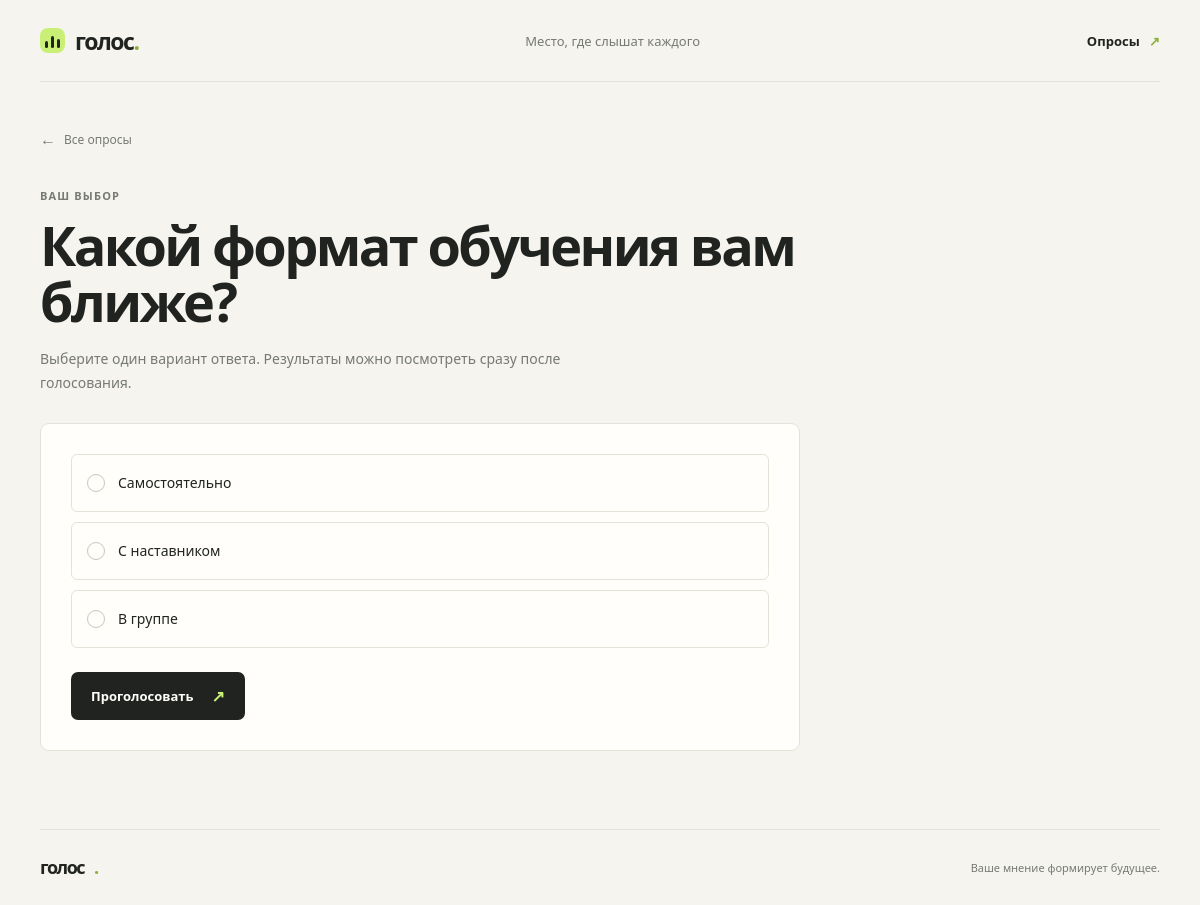
The app's page /polls/2/ with its own data.
### polls/models.py (models this page shows, shortened)
class Question(models.Model):
    question_text = models.CharField(max_length=200)
    pub_date = models.DateTimeField('date published')

class Choice(models.Model):
    question = models.ForeignKey(Question, on_delete=models.CASCADE)
    choice_text = models.CharField(max_length=200)
    votes = models.IntegerField(default=0)

### polls/views.py (the view)
# urls.py: path('<int:pk>/', views.DetailView.as_view(), name='detail'),
class DetailView(generic.DetailView):
    model = Question
    template_name = 'polls/detail.html'

### polls/templates/polls/detail.html (shortened to what this page needs)
{% extends 'polls/base.html' %}
{% block content %}
    <div class="page-intro">
        <a class="back-link" href="{% url 'polls:index' %}"><span aria-hidden="true">←</span> Все опросы</a>
        <p class="eyebrow">Ваш выбор</p>
        <h1 class="page-title">{{ question.question_text }}</h1>
        <p class="page-description">Выберите один вариант ответа. Результаты можно посмотреть сразу после голосования.</p>
    </div>
    <section class="form-panel">
        {% if question.choice_set.all %}
            <form action="{% url 'polls:vote' question.id %}" method="post">
                <fieldset class="choice-list">
                    {% for choice in question.choice_set.all %}
                        <label class="choice-option" for="choice{{ forloop.counter }}">
                            <span class="choice-control" aria-hidden="true"></span>
                            <span>{{ choice.choice_text }}</span>
                        </label>
                    {% endfor %}
                </fieldset>
                <button class="button button-dark" type="submit">Проголосовать <span aria-hidden="true">↗</span></button>
            </form>
        {% else %}
            <p class="empty-inline">Для этого опроса пока не добавлены варианты ответа.</p>
        {% endif %}
    </section>
{% endblock %}

### polls/static/polls/site.css (style rules this page uses)
:root { color-scheme: light; --ink: #20231f; --muted: #767a72; --paper: #f5f4ef; --white: #fffefa; --line: #e3e3da; --green: #c9ef77; --green-dark: #8cae3c; --coral: #e68068; }
* { box-sizing: border-box; }
html { scroll-behavior: smooth; }
body { margin: 0; background: var(--paper); color: var(--ink); font-family: 'Segoe UI', sans-serif; -webkit-font-smoothing: antialiased; }
a { color: inherit; text-decoration: none; }
button, input { font: inherit; }
.eyebrow { display: flex; align-items: center; gap: 8px; margin: 0 0 18px; color: var(--muted); font-size: 11px; font-weight: 700; letter-spacing: 1.15px; text-transform: uppercase; }
h1, h2, h3, p { margin-top: 0; }
.hero h1, .page-title { margin-bottom: 18px; font-family: 'Segoe UI', sans-serif; font-size: clamp(42px, 6.5vw, 72px); font-weight: 600; letter-spacing: -4px; line-height: 1.04; }
.hero-description, .page-description { max-width: 460px; margin-bottom: 28px; color: var(--muted); font-size: 16px; line-height: 1.7; }
.button { min-height: 48px; display: inline-flex; align-items: center; justify-content: center; gap: 18px; padding: 0 20px; border: 0; border-radius: 7px; cursor: pointer; font-size: 13px; font-weight: 700; transition: transform 160ms ease, background 160ms ease; }
.button-dark { background: var(--ink); color: var(--white); }
.button span { color: var(--green); font-size: 16px; }
.page-intro { padding: 46px 0 28px; }
.back-link { display: inline-flex; align-items: center; gap: 8px; margin-bottom: 38px; color: var(--muted); font-size: 12px; }
.back-link span { font-size: 16px; }
.page-intro .eyebrow { margin-bottom: 14px; }
.page-title { max-width: 800px; font-size: clamp(34px, 5vw, 54px); letter-spacing: -2.6px; }
.page-description { max-width: 600px; margin-bottom: 0; font-size: 14px; }
.form-panel { max-width: 760px; margin-bottom: 78px; padding: 30px; border: 1px solid var(--line); border-radius: 9px; background: var(--white); }
.choice-list { display: grid; gap: 10px; margin: 0 0 24px; padding: 0; border: 0; }
.choice-option { min-height: 58px; display: flex; align-items: center; gap: 13px; padding: 13px 15px; border: 1px solid var(--line); border-radius: 6px; cursor: pointer; font-size: 14px; transition: border-color 150ms ease, background 150ms ease; }
.choice-control { width: 18px; height: 18px; flex: 0 0 18px; border: 1px solid #c5c8bd; border-radius: 50%; background: var(--white); }

### records on screen
Question: question_text "Какой формат обучения вам ближе?"
Choice: choice_text "Самостоятельно"
Choice: choice_text "С наставником"
Choice: choice_text "В группе"
